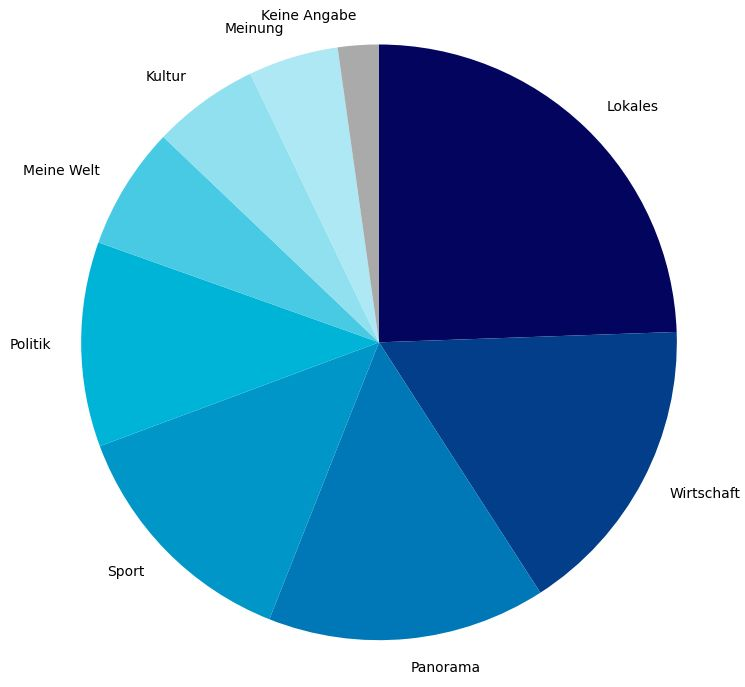

Here is the Python script that generated this plot:
import matplotlib.pyplot as plt
import json

with open("../data.json", "r", encoding="utf-8") as f:
    data = json.load(f)

ressorts = {
    "Lokales": 0,
    "Politik": 0,
    "Panorama": 0,
    "Wirtschaft": 0,
    "Sport": 0,
    "Meinung": 0,
    "Kultur": 0,
    "Meine Welt": 0,
    "Keine Angabe": 0
}

for article in data:
    if data[article]["ressort"] == "Meine-Welt": data[article]["ressort"] = "Meine Welt"
    try:
        ressorts[data[article]["ressort"].title()] += 1
    except KeyError:
        ressorts["Keine Angabe"] += 1
ressorts = dict(sorted(ressorts.items(), key=lambda value: value[1], reverse=True))

colors = [
    "#03045e",
    "#023e8a",
    "#0077b6",
    "#0096c7",
    "#00b4d8",
    "#48cae4",
    "#90e0ef",
    "#ade8f4",
    "#aaaaaa"
]

plt.pie(ressorts.values(), labels=ressorts.keys(), colors=colors, startangle=90, counterclock=False)
plt.show()
